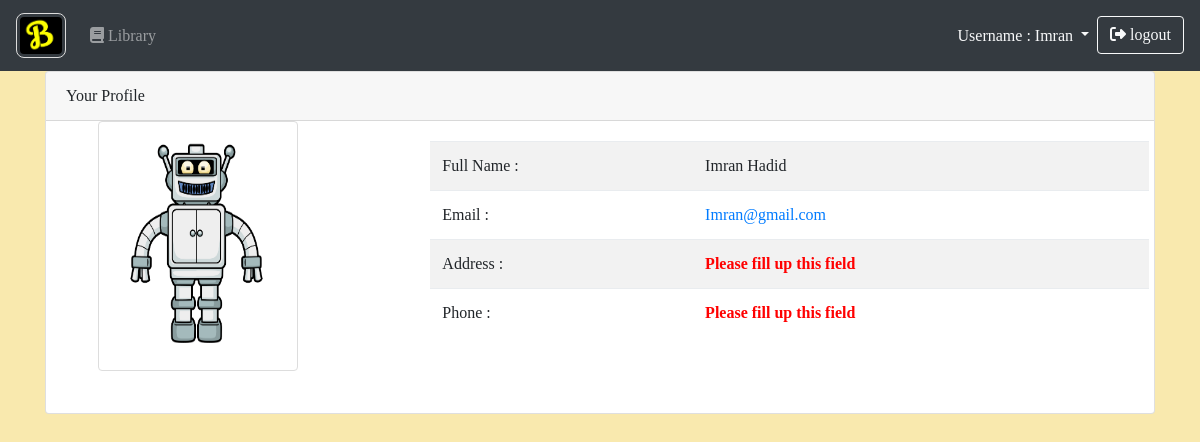
The app's page /view_profile.php (signed in) with its own data.
### tables this page shows
CREATE TABLE `user_info` (
  `id` int(11) NOT NULL,
  `name` varchar(40) NOT NULL,
  `email` varchar(40) NOT NULL,
  `photo` varchar(50) NOT NULL,
  `address` varchar(40) DEFAULT NULL,
  `phone` varchar(30) DEFAULT NULL,
  `username` varchar(40) NOT NULL,
  `password` varchar(200) NOT NULL,
  `facebook` varchar(100) DEFAULT NULL,
  `twitter` varchar(100) DEFAULT NULL
);

### view_profile.php (the view, shortened to what this page needs)
<?php
require 'config.php';
$username = $_SESSION['user_login'];
$sqlQuery = "SELECT * FROM `user_info` WHERE `username` = '$username'";
$result= mysqli_query($conn, $sqlQuery);
$rows = mysqli_fetch_assoc($result);
if ($rows) {
    $name = $rows['name'];
    $email = $rows['email'];
    $photo = $rows['photo'];
    $address = $rows['address'];
    $phone = $rows['phone'];
}
?>
<!DOCTYPE html>
<html lang="en">
<head>
    <link rel="stylesheet" href="asset/css/bootstrap.min.css">
    <link rel="stylesheet" href="http://fontawesome.io/assets/font-awesome/css/font-awesome.css">
    <link rel="stylesheet" href="asset/css/style.css">
</head>
<body class="indexBook">
    <nav class="navbar navbar-expand-md navbar-dark bg-dark">
        <a class="navbar-brand indexHeading" href="index.php">
            <img src="asset/img/logo.PNG" alt="logo" style="width: 50px">
        </a>
        <div class="collapse navbar-collapse" id="navbarsExampleDefault">
            <ul class="navbar-nav mr-auto">
                <?php
                    if (isset($_SESSION['user_login'] )) {
                        echo '
                        <li class="nav-item">
                            <a class="nav-link" href="book.php">
                                <i class="fa fa-book" aria-hidden="true"></i>
                                Library
                            </a>
                        </li>
                        ';
                    }
                ?>
            </ul>
            <ul class="navbar-nav nav-right">
                <?php
                    if (isset($_SESSION['user_login'] )) {
                        echo '
                        <li class="nav-item dropdown">
                            <a class="nav-link text-light dropdown-toggle" id="dropdown01" data-toggle="dropdown" aria-haspopup="true" aria-expanded="false">
                                Username : '.ucfirst($_SESSION['user_login']).'
                            </a>
                            <div class="dropdown-menu" aria-labelledby="dropdown01">
                                <a class="dropdown-item" href="view_profile.php">
                                    <i class="fa fa-user-circle" aria-hidden="true"></i>
                                    View Profile
                                </a>
                                <a class="dropdown-item" href="setting.php">
                                    <i class="fa fa-cogs" aria-hidden="true"></i>
                                    Setting
                                </a>
                                <a class="dropdown-item" href="change_password.php">
                                    <i class="fa fa-key" aria-hidden="true"></i>
                                    Change Password
                                </a>
                            </div>
                        </li>
                        <li class="nav-item">
                            <a class="btn btn-outline-light" href="logout.php">
                                <i class="fa fa-sign-out" aria-hidden="true"></i>
                                logout
                            </a>
                        </li>
                        ';
                    }
                ?>
            </ul>
        </div>
    </nav>
    <div class="container">
        <div class="card">
            <div class="card-header">
                Your Profile
            </div>
            <div class="row">
                <div class="col-md-4">
                    <a href="view_profile.php">
                        <img class="card-img-top profilePic rounded" src="asset/uploads/<?php echo $photo; ?>" alt="<?php echo ucwords($name); ?>" style="width: 200px;">
                    </a>
                </div>
                <div class="col-md-8 card-body">
                    <table class="table table-striped form-group">
                        <tbody>
                            <tr>
                                <td>Full Name :</td>
                                <td><?php echo ucwords($name); ?></td>
                            </tr>
                            <tr>
                                <td>Email :</td>
                                <td><a href="mailto:imran@hadid.me"><?php echo ucwords($email); ?></a></td>
                            </tr>
                            <tr>
                                <td>Address :</td>
                                <td><?php
                                if ($address == '' || $address == null) {
                                    echo "<b><font color='red'>Please fill up this field</font></b>";
                                } else {
                                    echo $address;
                                }
                                ?></td>
                            </tr>
                            <tr>
                                <td>Phone :</td>
                                <td><?php
                                if ($address == '' || $address == null) {
                                    echo "<b><font color='red'>Please fill up this field</font></b>";
                                } else {
                                    echo $phone;
                                }
                                ?></td>
                            </tr>
                        </tbody>
                    </table>
                    <div class="card-body">
                    </div>
                </div>
            </div>
        </div>
    </div>
</body>
</html>

### asset/css/style.css (style rules this page uses)
.profilePic { margin-left: 15%; width: 220px; height: 250px; }
.indexHeading { font-family: "Bradley Hand ITC", sans-serif!important; font-weight: bold; }
.indexBook { font-family: cooper black; background: #f9e9ae; }

### view_profile.php (style rules this page uses)
img { border: 1px solid #ddd; border-radius: 8px; padding: 3px; }

### records on screen
user_info: photo (picture), name "Imran Hadid", email "Imran@gmail.com"

### other values on screen
$_SESSION['user_login'] "Imran"
